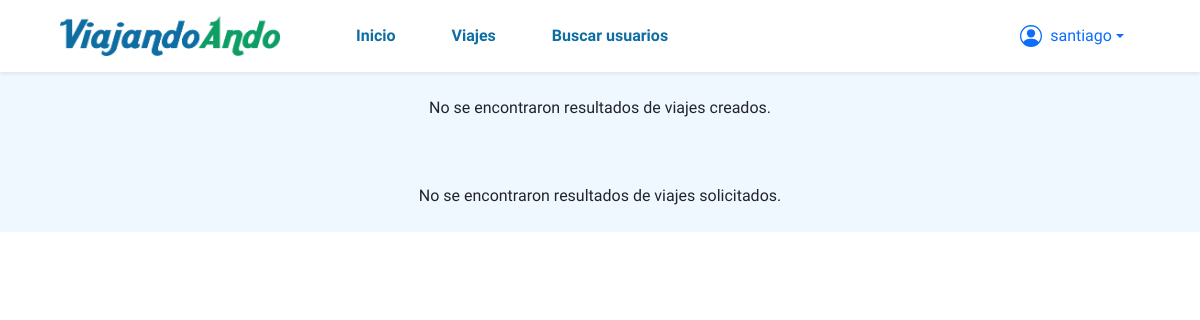
The page /viajes/misviajes (signed in) on the database as committed earlier.
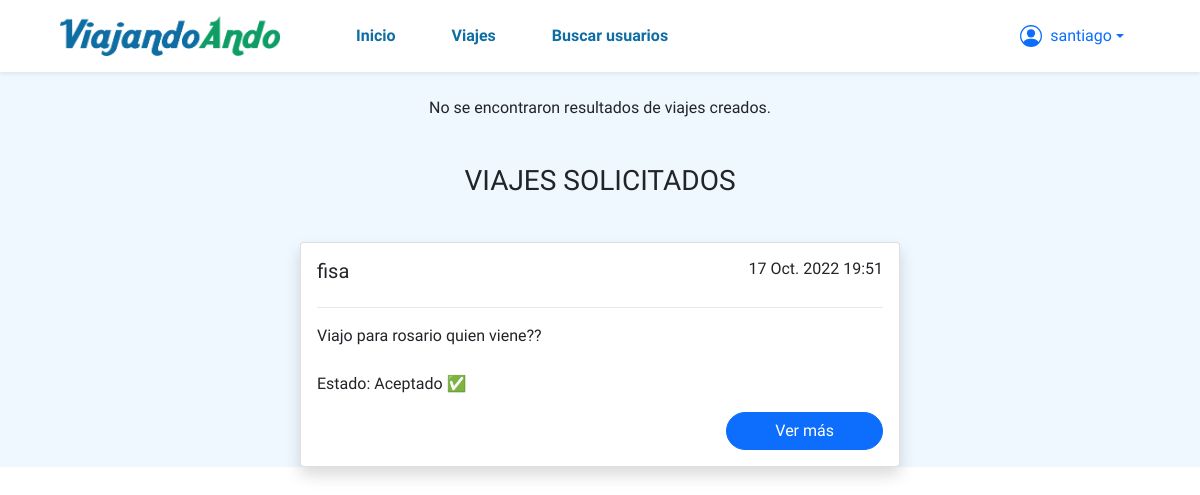
The same page on the database as committed later.
### viajes/models.py (models this page shows, shortened)
class UsuarioPeticion(models.Model):
    viaje = models.ForeignKey(Viaje, on_delete=models.CASCADE)
    user = models.ForeignKey(User, on_delete=models.CASCADE)
    esta_aceptado = models.BooleanField(null=True, default=None)
    class Meta:
        constraints = [
            models.UniqueConstraint(
                fields=['viaje', 'user'], name='unique_viaje_user_combination'
            )
        ]

class Viaje(models.Model):
    conductor = models.ForeignKey(Conductor,on_delete=models.CASCADE, related_name='conductor_set')
    datetime = models.DateTimeField(blank=True, null=True, default=None)
    fecha = models.DateField(blank=True, null=True, default=None)
    hora = models.TimeField(blank=True, null=True, default=None)
    ciudad_origen = models.ForeignKey(Ciudad,on_delete=models.CASCADE, related_name='ciudad_origen_set')
    ciudad_destino = models.ForeignKey(Ciudad,on_delete=models.CASCADE, related_name='ciudad_destino_set')
    pasajeros = models.ManyToManyField(User, through='UsuarioPeticion')
    imagen_vehiculo = models.ImageField(upload_to="images/")
    descripcion = models.CharField(max_length=250)
    capacidad = models.PositiveIntegerField()
    disponible = models.PositiveIntegerField(null=True, blank=True, default=None)
    class Meta:
        constraints = [
            models.UniqueConstraint(
                fields=['conductor', 'datetime'], name='unique_conductor_datetime_combination'
            )
        ]

### users/models.py (models this page shows)
class Conductor(models.Model):
    user = models.OneToOneField(User, on_delete=models.CASCADE, primary_key=True)
    licencia = models.CharField(max_length=250)
    foto_perfil = models.ImageField(upload_to="images/", null=True, default=None)
    celular = models.BigIntegerField(blank=True, null=True, default=None);
    def __str__(self):
        string = str(self.user.username)
        return string

### viajes/views.py (the view)
# urls.py: path("viajes/misviajes", viajes_views.mis_viajes, name="mis viajes"),
@login_required
def mis_viajes(request):
	viajes_creados = ''
	if request.method == "GET":
		try:
			conductor = Conductor.objects.get(user_id=request.user.id)
			viajes_creados = Viaje.objects.filter(conductor_id=conductor)
		except:
			print('No es conductor.')
		viajes_solicitados = UsuarioPeticion.objects.filter(user_id=request.user)
	return render(request, "viajes/mis_viajes.html", {'viajes_solicitados': viajes_solicitados, 'viajes_creados': viajes_creados})

### viajes/templates/viajes/mis_viajes.html (shortened to what this page needs)
{% extends 'base.html' %}
{% load static %}
{% block content_viaje %}
<div class="viajes">
  {% if viajes_creados|length == 0 %}
    <p class="text-center py-4">No se encontraron resultados de viajes creados.</p>
  {% endif %}
  <div class="viajes">
    {% if viajes_solicitados|length == 0 %}
      <p class="text-center py-4">No se encontraron resultados de viajes solicitados.</p>
    {% else %}
      <p class="text-center fs-3 mt-2">VIAJES SOLICITADOS</p>
      {% for peticion in viajes_solicitados %}
        <div class="d-flex justify-content-center pt-4">
          <div class="card shadow rounded cardViaje">
            <div class="card-body">
              <div class="d-flex justify-content-between">
                <h5 class="card-title d-inline">{{peticion.viaje.conductor}}</h5>
                <h6 class="text-end d-inline">{{peticion.viaje.datetime}}</h6>
              </div>
              <hr>
                <p class="card-text mb-4">{{peticion.viaje.descripcion}}</p>
                Estado:
                {% if peticion.esta_aceptado == None %}
                  Pendiente ⏲
                {% elif peticion.esta_aceptado == True %}
                    Aceptado ✅
                {% else %}
                  Rechazado ❌
                {% endif %}
                <div class="d-flex justify-content-end">
                  <button type="button" class="btn btn-primary text-center px-5 rounded-pill" data-bs-toggle="modal" data-bs-target="#exampleModal{{viaje.id}}">Ver más</button>
                </div>
            </div>
          </div>
        </div>
      {% endfor %}
    {% endif %}
</div>
{% endblock %}

### viajes/templates/base.html (shortened to what this page needs)
{% load static %}
<!DOCTYPE html>
<html lang="es">
<head>
  <link href="https://cdn.jsdelivr.net/npm/bootstrap@5.1.3/dist/css/bootstrap.min.css" rel="stylesheet">
  <link rel="stylesheet" href="{% static 'viajes/css/styles.css' %}" type="text/css">
</head>
<body>
  <header>
    <nav class="navbar navbar-expand-lg px-md-5 shadow-sm">
      <div class="container-fluid">
        <a href="/"><img class="logo" src="{% static 'viajes/img/logo.png' %}" alt="Logo"></a>
          <div class="collapse navbar-collapse" id="navbarSupportedContent">
              <div class="container-fluid d-flex justify-content-between p py-2">
                <ul class="navbar-nav gap-lg-4 ps-lg-5">
                    <li class="nav-item">
                      <a class="nav-link px-3 fw-bold itemNav rounded-pill" aria-current="page" href="/">Inicio</a>
                    </li>
                    <li class="nav-item">
                      <a class="nav-link px-3 fw-bold itemNav rounded-pill" href="{% url 'viajes' %}">Viajes</a>
                    </li>
                    <li class="nav-item">
                      <a class="nav-link px-3 fw-bold itemNav rounded-pill" href="/search/">Buscar usuarios</a>
                    </li>
              </div>
                <div class="d-flex align-items-center justify-content-center justify-content-md-end gap-4">
                  {% if user.is_authenticated %}
                        <li class="nav-item dropdown list-type">
                          <a class="nav-link dropdown-toggle d-flex align-items-center" href="#" role="button" data-bs-toggle="dropdown" aria-expanded="false">
                            {{user.username}}
                          </a>
                        </li>
                  {% else %}
                      <a class="text-decoration-none" href="{% url 'register' %}">Registrarse</a>
                      <a class="btn btn-primary text-nowrap" href="{% url 'login' %}">Iniciar Sesion</a>
                  {% endif %}
                </div>
          </div>
      </div>
    </nav>
  </header>
  <main>
    {% block content_viaje %}
    {% endblock %}
  </main>
</body>
</html>

### viajes/static/viajes/css/styles.css (style rules this page uses)
body { font-family: 'Ubuntu', sans-serif; }
.logo { width: 220px; }
main { background-color: aliceblue; }
hr { opacity: 0.1; }
.itemNav { color: #0e6da3; }
.cardViaje { width: 600px; min-width: 300px; }
.list-type { list-style-type: none; }

Rows that differ between the two databases and show on the page:
added UsuarioPeticion: viaje.conductor "fisa", viaje.datetime "17 Oct. 2022 19:51", viaje.descripcion "Viajo para rosario quien viene??", esta_aceptado "Aceptado ✅"
Other text that changed with them:
text no longer shown: "No se encontraron resultados de viajes solicitados."
text now shown: "VIAJES SOLICITADOS"
